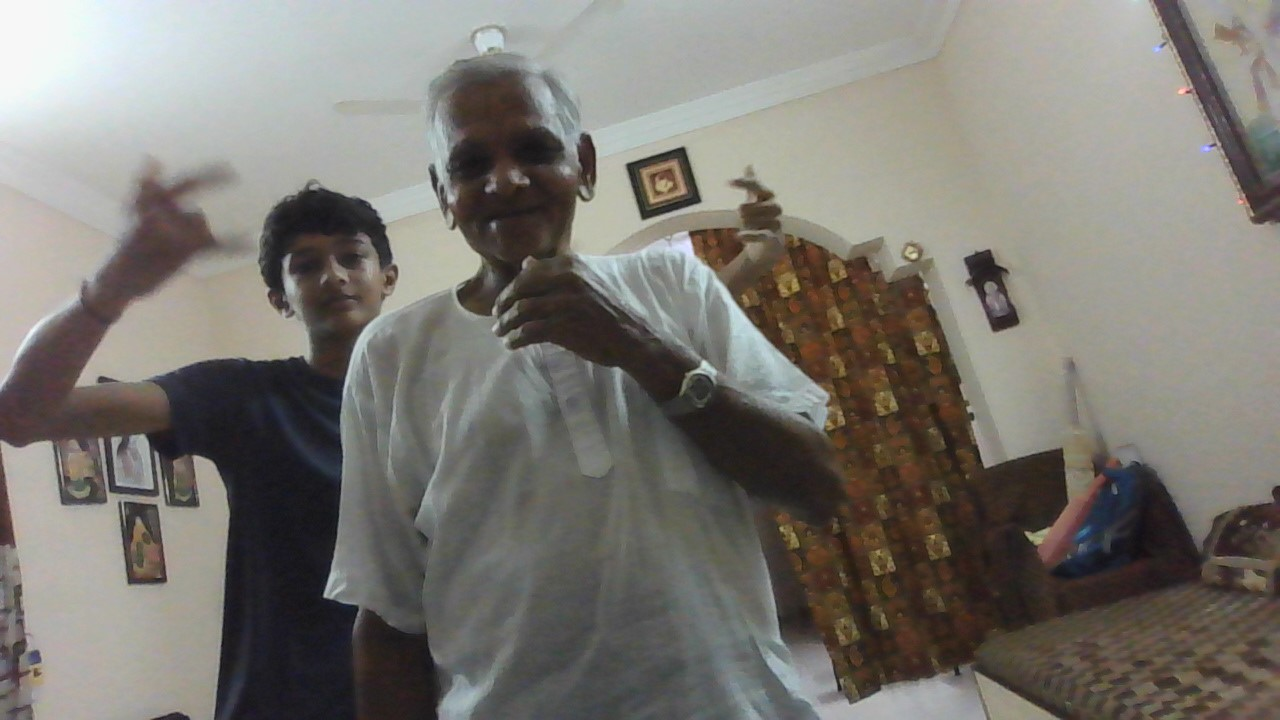
#> input picture ex1.jpg, 1280 x 720 px, given in place of the camera
$ python Moving_objectDetection.py
#> lines starting #> are read from the running program, lines starting #| are printed output that depends on the picture
# this project is to detect moving object from camera
#
import cv2  #for image

import time #for delay

import imutils  #for resize

# to take live video from camera (0 for default camera)
cam=cv2.VideoCapture(0)
time.sleep(1)
firstFrame=None
# this will take area for scanning
area=1000

while True:
    # this will read each frame of image and store it to img variable
    _,img=cam.read()
#> img is the input picture: shape (720, 1280, 3); mean B, G, R 113.6, 119.7, 122.9
    text="Normal"

    # here we have resized the image
    img=imutils.resize(img,width=500)
#> img: shape (281, 500, 3)

    grayimg=cv2.cvtColor(img,cv2.COLOR_BGR2GRAY) # color 2 gray scale img
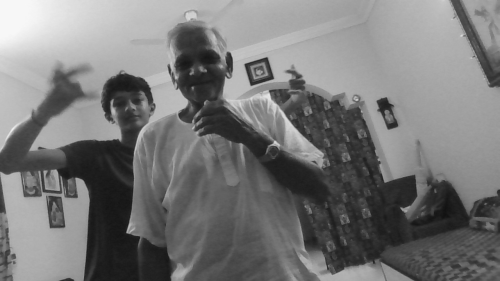
#> grayimg: shape (281, 500); min 17, max 248, mean 119.9

    gaussianImg=cv2.GaussianBlur(grayimg,(21,21),0) #smoothened image
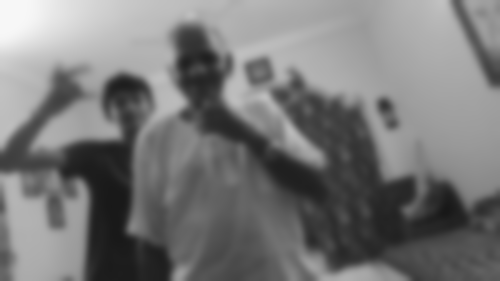
#> gaussianImg: shape (281, 500); min 24, max 247, mean 119.9
    if firstFrame is None:
        firstFrame=gaussianImg  #capturing first frame on 1st iteration
        continue
    imgDiff=cv2.absdiff(firstFrame,gaussianImg) #absolute difference between 1st & current frame
    threshImg=cv2.threshold(imgDiff,25,255,cv2.THRESH_BINARY)[1] #threshold
    threshImg=cv2.dilate(threshImg,None,iterations=2)
    cnts=cv2.findContours(threshImg.copy(),cv2.RETR_EXTERNAL,cv2.CHAIN_APPROX_SIMPLE)
    cnts=imutils.grab_contours(cnts)
    for c in cnts:
        if cv2.contourArea(c)<area:
            continue
        (x,y,w,h)=cv2.boundingRect(c)
        cv2.rectangle(img,(x,y),(x+y,w+h),(0,255,0),2)
        text="Moving object Detected"
    print(text)
    cv2.putText(img,text,(10,20),cv2.FONT_HERSHEY_SIMPLEX,0.5,(0,0,225),2)
    cv2.imshow("Camera Feed",img)
    key=cv2.waitKey(1) & 0xFF
    if key==ord("q"):
        break
cam.release()
cv2.destroyAllWindows()
